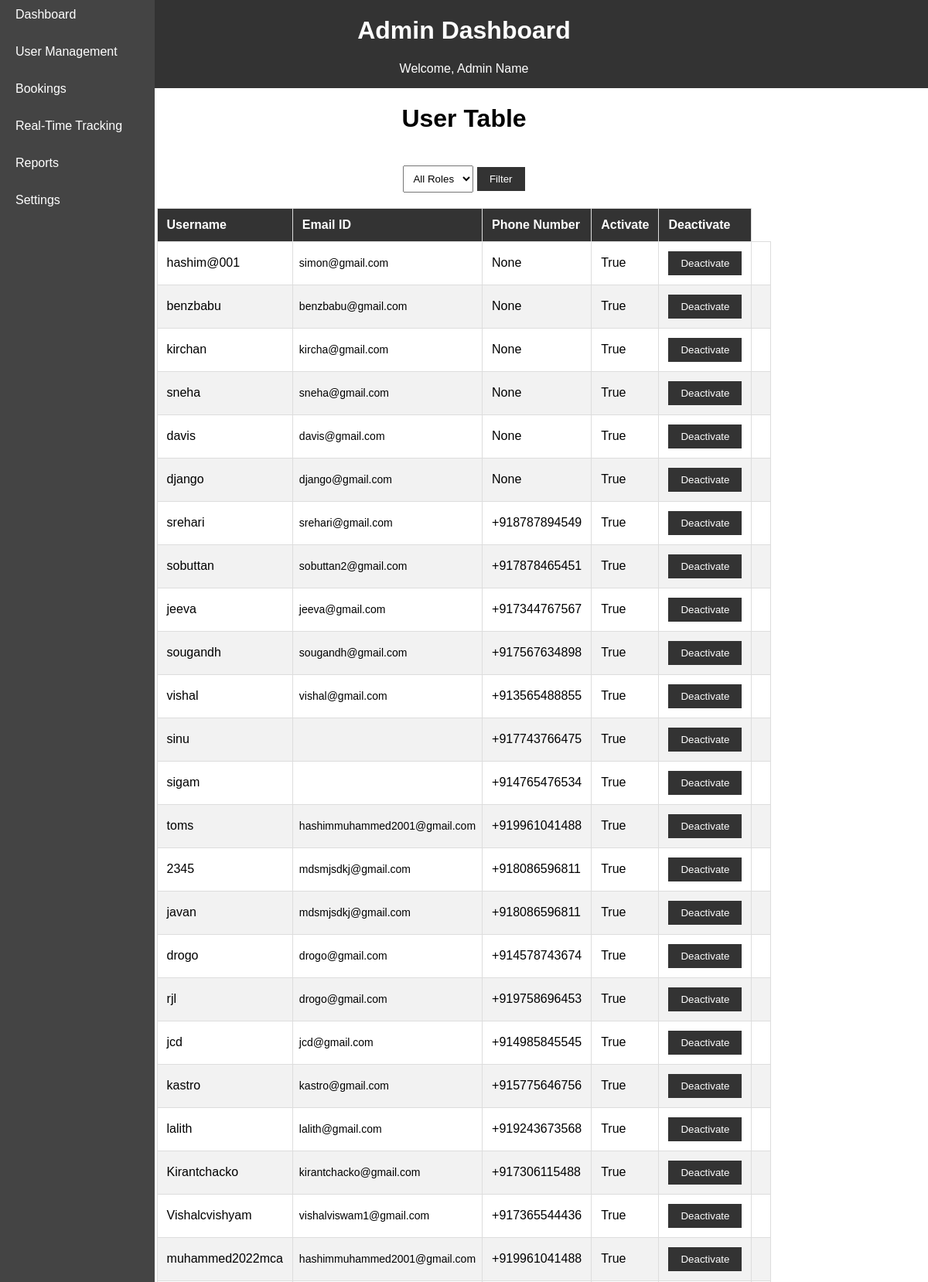
Screenshot of /adminusertable/ (upper part) with the database file from the repository.
### MainApp/models.py (models this page shows, shortened)
class Users(AbstractUser):
    class Role(models.TextChoices):
        ADMIN="ADMIN",'Admin'
        STAFF="STAFF",'Staff'
        USER="USER",'User',
        WAREHOUSE="WAREHOUSE",'Warehouse'
    role=models.CharField(max_length=15,default='USER')
    phone_number = models.CharField(max_length=15, blank=True, null=True)

### MainApp/views.py (the view)
# urls.py: path('adminusertable/', views.user_account, name='user_account'),
def user_account(request):
    role_filter = request.GET.get('role')
    users = Users.objects.filter(~Q(is_superuser=True))  # Exclude superusers by default
    if role_filter:
        users = users.filter(role=role_filter)
    context = {'User_profiles': users, 'role_filter': role_filter}
    return render(request, 'usertable.html', context)

### MainApp/templates/usertable.html (shortened to what this page needs)
{% load static %}
<!DOCTYPE html>
<html>
<head>
</head>
<body>
    <header>
        <h1>Admin Dashboard</h1>
        <p>Welcome, Admin Name</p>
    </header>
    <nav>
        <ul>
            <li><a href="#">Dashboard</a></li>
            <li><a href="#">User Management</a></li>
            <li><a href="#">Bookings</a></li>
            <li><a href="#">Real-Time Tracking</a></li>
            <li><a href="#">Reports</a></li>
            <li><a href="#">Settings</a></li>
        </ul>
    </nav>
    <main>
        <h1>User Table</h1>
        <form action="{% url 'user_account' %}" method="GET">
        <div class="filter-container">
            <select id="roleFilter" name="role">
                <option value="">All Roles</option>
            </select>
            <button id="filterButton" type="submit">Filter</button>
        </form>
        <table>
            <tr>
                <th>Username</th>
                <th>Email ID</th>
                <th>Phone Number</th>
                <th>Activate</th>
                <th>Deactivate</th>
            </tr>
            <tbody>
                {% for Users in User_profiles %}
                    {% if not Users.is_superuser %}
                        <tr>
                            <td>{{ Users.username }}</td>
                            <td>{{ Users.email }}</td>
                            <td>{{ Users.phone_number }}</td>
                            <td>{{ Users.is_active}}</td>
                            <td>
                                {% if Users.is_active %}
                                    <form method="post" action="{% url 'deactivate_user' Users.id %}">
                                        <button type="submit">Deactivate</button>
                                    </form>
                                {% else %}
                                    <form method="post" action="{% url 'activate_user' Users.id %}">
                                        {% csrf_token %}
                                        <button type="submit">Activate</button>
                                    </form>
                                {% endif %}
                            </td>
                            <td>
                            </td>
                        </tr>
                    {% endif %}
                {% endfor %}
            </tbody>
        </table>
    </main>
</body>
</html>

### MainApp/templates/usertable.html (style rules this page uses)
body { font-family: Arial, sans-serif; margin: 0; padding: 0; display: flex; flex-direction: column; min-height: 100vh; }
header { background-color: #333; color: #fff; padding: 0px; text-align: center; }
nav { background-color: #444; color: #fff; width: 200px; display: flex; flex-direction: column; }
nav ul { list-style-type: none; padding: 0; margin: 0; }
nav li { padding: 10px 20px; }
nav a { text-decoration: none; color: #fff; display: block; margin-bottom: 10px; }
main { flex: 1; display: flex; flex-direction: column; align-items: center; justify-content: flex-start; }
nav { height: 90%; position: fixed; }
table { width: 60%; border-collapse: collapse; }
th, td { border: 1px solid #ddd; padding: 12px; text-align: left; }
th { background-color: #333; color: #fff; }
tr:nth-child(even) { background-color: #f2f2f2; }
td:nth-child(2) { padding: 8px; font-size: 14px; }
.filter-container { text-align: center; margin: 20px 0; }
select { padding: 8px; }
button { padding: 8px 16px; background-color: #333; color: #fff; border: none; cursor: pointer; }

### rows the page displays
Users: username "hashim@001", email "simon@gmail.com", phone_number "None", is_active "True", shows "Deactivate"
Users: username "benzbabu", email "benzbabu@gmail.com", phone_number "None", is_active "True", shows "Deactivate"
Users: username "kirchan", email "kircha@gmail.com", phone_number "None", is_active "True", shows "Deactivate"
Users: username "sneha", email "sneha@gmail.com", phone_number "None", is_active "True", shows "Deactivate"
Users: username "davis", email "davis@gmail.com", phone_number "None", is_active "True", shows "Deactivate"
Users: username "django", email "django@gmail.com", phone_number "None", is_active "True", shows "Deactivate"
Users: username "srehari", email "srehari@gmail.com", phone_number "+918787894549", is_active "True", shows "Deactivate"
Users: username "sobuttan", email "sobuttan2@gmail.com", phone_number "+917878465451", is_active "True", shows "Deactivate"
Users: username "jeeva", email "jeeva@gmail.com", phone_number "+917344767567", is_active "True", shows "Deactivate"
Users: username "sougandh", email "sougandh@gmail.com", phone_number "+917567634898", is_active "True", shows "Deactivate"
Users: username "vishal", email "vishal@gmail.com", phone_number "+913565488855", is_active "True", shows "Deactivate"
Users: username "sinu", phone_number "+917743766475", is_active "True", shows "Deactivate"
Users: username "sigam", phone_number "+914765476534", is_active "True", shows "Deactivate"
Users: username "toms", email "hashimmuhammed2001@gmail.com", phone_number "+919961041488", is_active "True", shows "Deactivate"
Users: username "2345", email "mdsmjsdkj@gmail.com", phone_number "+918086596811", is_active "True", shows "Deactivate"
Users: username "javan", email "mdsmjsdkj@gmail.com", phone_number "+918086596811", is_active "True", shows "Deactivate"
Users: username "drogo", email "drogo@gmail.com", phone_number "+914578743674", is_active "True", shows "Deactivate"
Users: username "rjl", email "drogo@gmail.com", phone_number "+919758696453", is_active "True", shows "Deactivate"
Users: username "jcd", email "jcd@gmail.com", phone_number "+914985845545", is_active "True", shows "Deactivate"
Users: username "kastro", email "kastro@gmail.com", phone_number "+915775646756", is_active "True", shows "Deactivate"
Users: username "lalith", email "lalith@gmail.com", phone_number "+919243673568", is_active "True", shows "Deactivate"
Users: username "Kirantchacko", email "kirantchacko@gmail.com", phone_number "+917306115488", is_active "True", shows "Deactivate"
Users: username "Vishalcvishyam", email "vishalviswam1@gmail.com", phone_number "+917365544436", is_active "True", shows "Deactivate"
Users: username "muhammed2022mca", email "hashimmuhammed2001@gmail.com", phone_number "+919961041488", is_active "True", shows "Deactivate"
